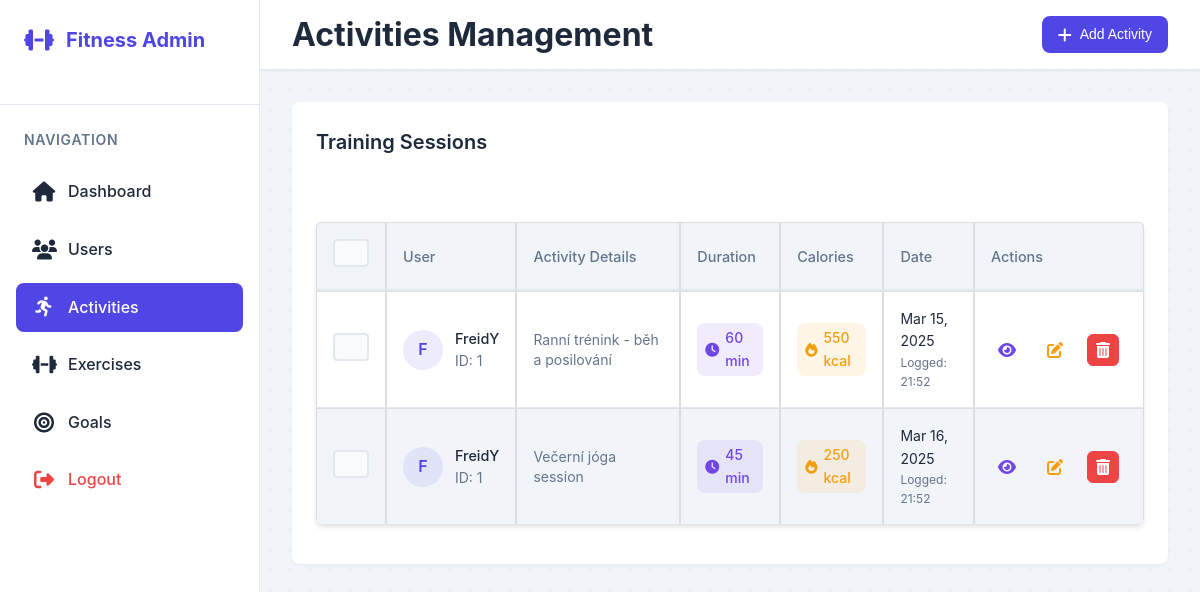
Page /admin/activities.php (signed in) on the committed database.
### tables this page shows
CREATE TABLE IF NOT EXISTS training_sessions (
    id INT AUTO_INCREMENT NOT NULL primary key,
    user_id INT NOT NULL,
    date DATE NOT NULL,
    total_duration INT,
    total_calories_burned INT,
    notes TEXT,
    start_at TIMESTAMP DEFAULT CURRENT_TIMESTAMP,
    end_at TIMESTAMP DEFAULT CURRENT_TIMESTAMP,
    FOREIGN KEY (user_id) REFERENCES users(id) ON DELETE CASCADE
);

CREATE TABLE IF NOT EXISTS users (
    id INT AUTO_INCREMENT PRIMARY KEY,
    username VARCHAR(50) NOT NULL UNIQUE,
    email VARCHAR(100) NOT NULL UNIQUE,
    password VARCHAR(255) NOT NULL,
    user_type ENUM('user', 'admin') NOT NULL DEFAULT 'user',
    gender ENUM('male', 'female','other') NOT NULL,
    height DECIMAL(5,2) DEFAULT NULL,
    weight DECIMAL(5,2) DEFAULT NULL,
    date_of_birth DATE DEFAULT NULL,
    created_at TIMESTAMP DEFAULT CURRENT_TIMESTAMP,
    updated_at TIMESTAMP DEFAULT CURRENT_TIMESTAMP ON UPDATE CURRENT_TIMESTAMP
);

### admin/activities.php (the view, shortened to what this page needs)
<?php
require_once '../config.php';
$activities = [];
$error_message = '';
try {
    $sql = "SELECT ts.id, ts.user_id, u.username, ts.date, ts.total_duration, ts.total_calories_burned, ts.notes, ts.start_at
            FROM training_sessions ts
            JOIN users u ON ts.user_id = u.id
            ORDER BY ts.start_at DESC";
    $stmt = $pdo->query($sql);
    $activities = $stmt->fetchAll(PDO::FETCH_ASSOC);
} catch (PDOException $e) {
    $error_message = "Error fetching activities: " . $e->getMessage();
}
?>
<!DOCTYPE html>
<html lang="en">
<head>
    <link rel="stylesheet" href="../public/css/styles.css">
    <link rel="stylesheet" href="../public/css/admin.css">
    <link rel="stylesheet" href="https://cdnjs.cloudflare.com/ajax/libs/font-awesome/6.5.1/css/all.min.css">
</head>
<body class="admin-body">
    <div class="admin-layout">
        <aside class="admin-sidebar">
            <div class="sidebar-header">
                <h2 class="sidebar-logo">
                    <i class="fas fa-dumbbell"></i>
                    <span>Fitness Admin</span>
                </h2>
            </div>
            <nav class="sidebar-nav">
                <div class="nav-section">
                    <h3 class="nav-title">Navigation</h3>
                    <ul>
                        <li>
                            <a href="index.php">
                                <i class="fas fa-home"></i>
                                <span>Dashboard</span>
                            </a>
                        </li>
                        <li>
                            <a href="users.php">
                                <i class="fas fa-users"></i>
                                <span>Users</span>
                            </a>
                        </li>
                        <li>
                            <a href="activities.php" class="active">
                                <i class="fas fa-running"></i>
                                <span>Activities</span>
                            </a>
                        </li>
                        <li>
                            <a href="exercises.php">
                                <i class="fas fa-dumbbell"></i>
                                <span>Exercises</span>
                            </a>
                        </li>
                        <li>
                            <a href="manage_goals.php">
                                <i class="fas fa-bullseye"></i>
                                <span>Goals</span>
                            </a>
                        </li>
                        <li>
                            <a href="logout.php" class="logout-link">
                                <i class="fas fa-sign-out-alt"></i>
                                <span>Logout</span>
                            </a>
                        </li>
                    </ul>
                </div>
            </nav>
        </aside>
        <main class="admin-main">
            <header class="admin-header">
                <div class="header-content">
                    <h1>Activities Management</h1>
                    <div class="header-actions">
                        <button class="btn btn-primary" onclick="location.href='edit_activity.php'">
                            <i class="fas fa-plus"></i>
                            Add Activity
                        </button>
                    </div>
                </div>
            </header>
            <div class="admin-content">
                <div class="content-card">
                    <div class="card-header">
                        <h2>Training Sessions</h2>
                    </div>
                    <?php if (empty($activities) && !$error_message): ?>
                        <div class="empty-state">
                            <i class="fas fa-running"></i>
                            <p>No activities found</p>
                            <button class="btn btn-primary" onclick="location.href='edit_activity.php'">Add First Activity</button>
                        </div>
                    <?php elseif (!$error_message): ?>
                        <div class="table-responsive">
                            <table class="admin-table">
                                <thead>
                                    <tr>
                                        <th>
                                            <input type="checkbox" id="selectAll">
                                        </th>
                                        <th>User</th>
                                        <th>Activity Details</th>
                                        <th>Duration</th>
                                        <th>Calories</th>
                                        <th>Date</th>
                                        <th>Actions</th>
                                    </tr>
                                </thead>
                                <tbody>
                                    <?php foreach ($activities as $activity): ?>
                                        <tr>
                                            <td>
                                                <input type="checkbox" class="activity-select" value="<?php echo $activity['id']; ?>">
                                            </td>
                                            <td>
                                                <div class="user-info">
                                                    <div class="user-avatar">
                                                        <?php echo strtoupper(substr($activity['username'], 0, 1)); ?>
                                                    </div>
                                                    <div class="user-details">
                                                        <span class="user-name"><?php echo htmlspecialchars($activity['username']); ?></span>
                                                        <span class="user-meta">ID: <?php echo htmlspecialchars($activity['user_id']); ?></span>
                                                    </div>
                                                </div>
                                            </td>
                                            <td>
                                                <div class="activity-info">
                                                    <span class="activity-notes">
                                                        <?php echo nl2br(htmlspecialchars(substr($activity['notes'] ?? 'No notes', 0, 50) . (strlen($activity['notes']) > 50 ? '...' : ''))); ?>
                                                    </span>
                                                </div>
                                            </td>
                                            <td>
                                                <span class="duration-badge">
                                                    <i class="fas fa-clock"></i>
                                                    <?php echo htmlspecialchars($activity['total_duration'] ?? '0'); ?> min
                                                </span>
                                            </td>
                                            <td>
                                                <span class="calories-badge">
                                                    <i class="fas fa-fire"></i>
                                                    <?php echo htmlspecialchars($activity['total_calories_burned'] ?? '0'); ?> kcal
                                                </span>
                                            </td>
                                            <td>
                                                <div class="date-info">
                                                    <?php
                                                    $date = new DateTime($activity['date']);
                                                    echo $date->format('M d, Y');
                                                    ?>
                                                    <span class="date-meta">
                                                        Logged: <?php echo (new DateTime($activity['start_at']))->format('H:i'); ?>
                                                    </span>
                                                </div>
                                            </td>
                                            <td class="actions">
                                                <div class="action-buttons">
                                                    <button class="btn btn-icon btn-info" title="View Details" onclick="location.href='activity_details.php?id=<?php echo $activity['id']; ?>'">
                                                        <i class="fas fa-eye"></i>
                                                    </button>
                                                    <button class="btn btn-icon btn-warning" title="Edit Activity" onclick="location.href='edit_activity.php?id=<?php echo $activity['id']; ?>'">
                                                        <i class="fas fa-edit"></i>
                                                    </button>
                                                    <button class="btn btn-icon btn-danger" title="Delete Activity" onclick="confirmDelete(<?php echo $activity['id']; ?>)">
                                                        <i class="fas fa-trash-alt"></i>
                                                    </button>
                                                </div>
                                            </td>
                                        </tr>
                                    <?php endforeach; ?>
                                </tbody>
                            </table>
                        </div>
                    <?php endif; ?>
                </div>
            </div>
        </main>
    </div>
</body>
</html>

### rows in the picture
training_sessions: user.username "F", user.username "FreidY", user "1", notes "Ranní trénink - běh a posilování", total_duration "60", total_calories_burned "550", date "Mar 15, 2025", start_at "21:52"
training_sessions: user.username "F", user.username "FreidY", user "1", notes "Večerní jóga session", total_duration "45", total_calories_burned "250", date "Mar 16, 2025", start_at "21:52"
